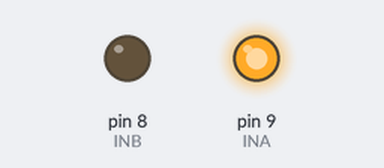
Bench run of a sketch on a simulated Arduino Uno, built with avr-gcc and run on an emulated ATmega328P. Parts: output pins drawn as LEDs (lit = HIGH).

Above: at 0.1 s.
Timing chart, 0 to 1.6 s (numbered marks = the images above):
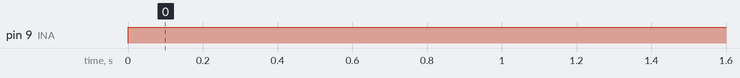

Measured:
- by itself, pin 9 (INA): LOW → HIGH at 0.00 s

The sketch:

DCMotor_Basic.ino
```cpp
int INA = 9;
int INB = 8;

void setup()
{
pinMode(INA,OUTPUT);
pinMode(INB,OUTPUT);
}

void loop()
{
digitalWrite(INA,HIGH);
digitalWrite(INB,LOW);
delay(1000);
}
```
